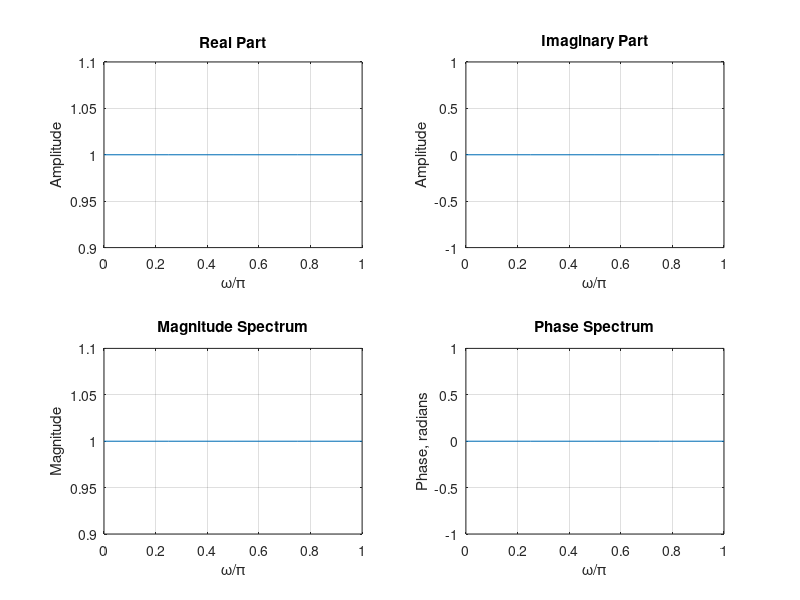

MATLAB code to generate this figure:
% Discrete-Time Fourier Transform Computation
%
% Read in the desired number of frequency samples

k=input('Number of frequency points - ');
% Read in the numerator and denominator coefficients
num=input('Numerator coefficients - ' );
den=input('Denominator coefficients - ' );
% Compute the frequency response/Evaluate Z Transform on unit circle
w= 0:pi/(k-1):pi;
h= freqz(num,den,w);
%Plot the frequency response
subplot(2,2,1)
plot(w/pi,real(h));grid
title('Real Part')
xlabel('\omega/\pi'); ylabel('Amplitude')
subplot(2,2,2)
plot(w/pi, imag(h));grid
title('Imaginary Part')
xlabel('\omega/\pi'); ylabel('Amplitude')
subplot(2,2,3)
plot(w/pi, abs(h));grid
title('Magnitude Spectrum')
xlabel('\omega/\pi'); ylabel('Magnitude')
subplot(2,2,4)
plot(w/pi, angle(h));grid
title('Phase Spectrum')
xlabel('\omega/\pi'); ylabel('Phase, radians')